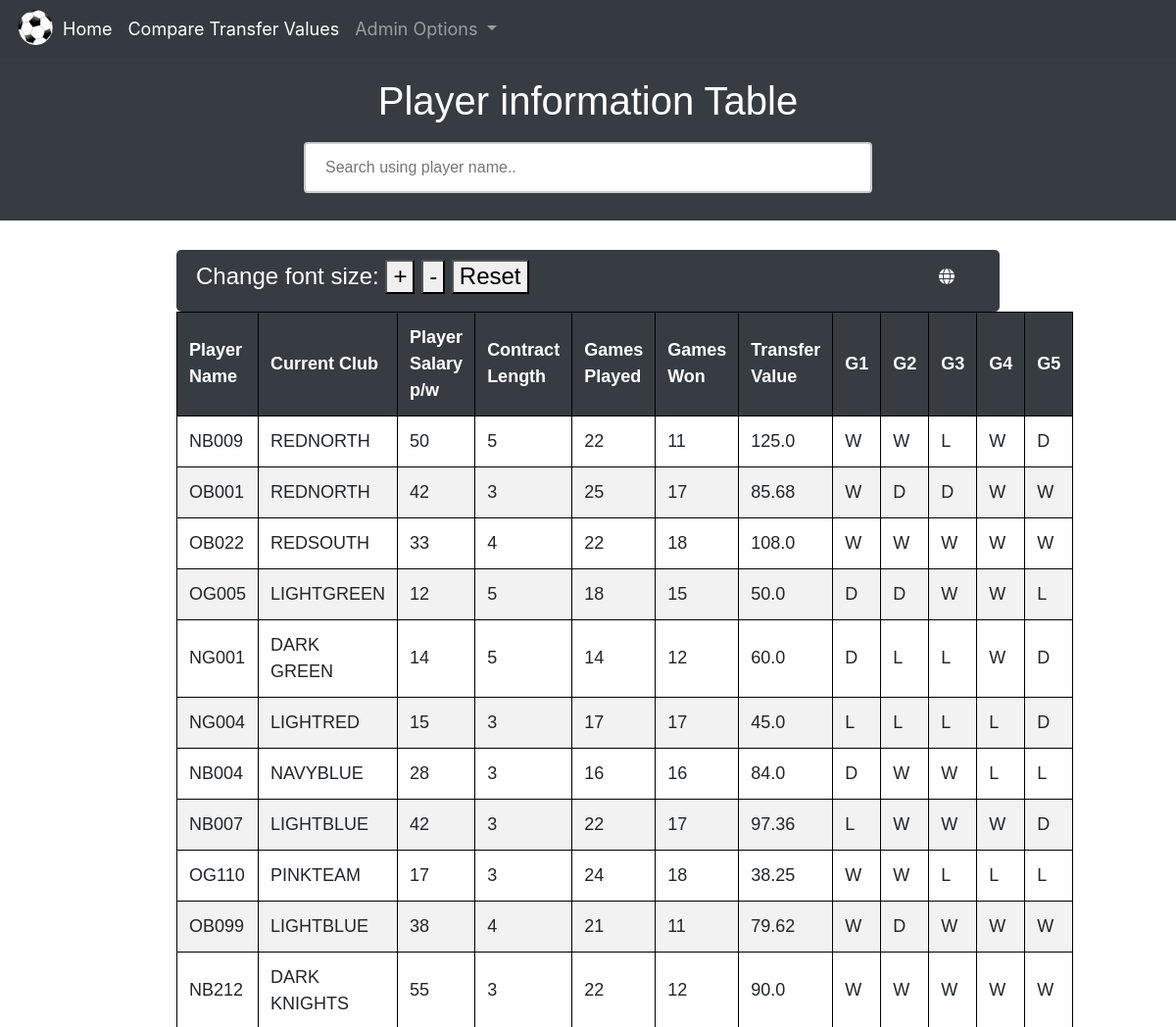
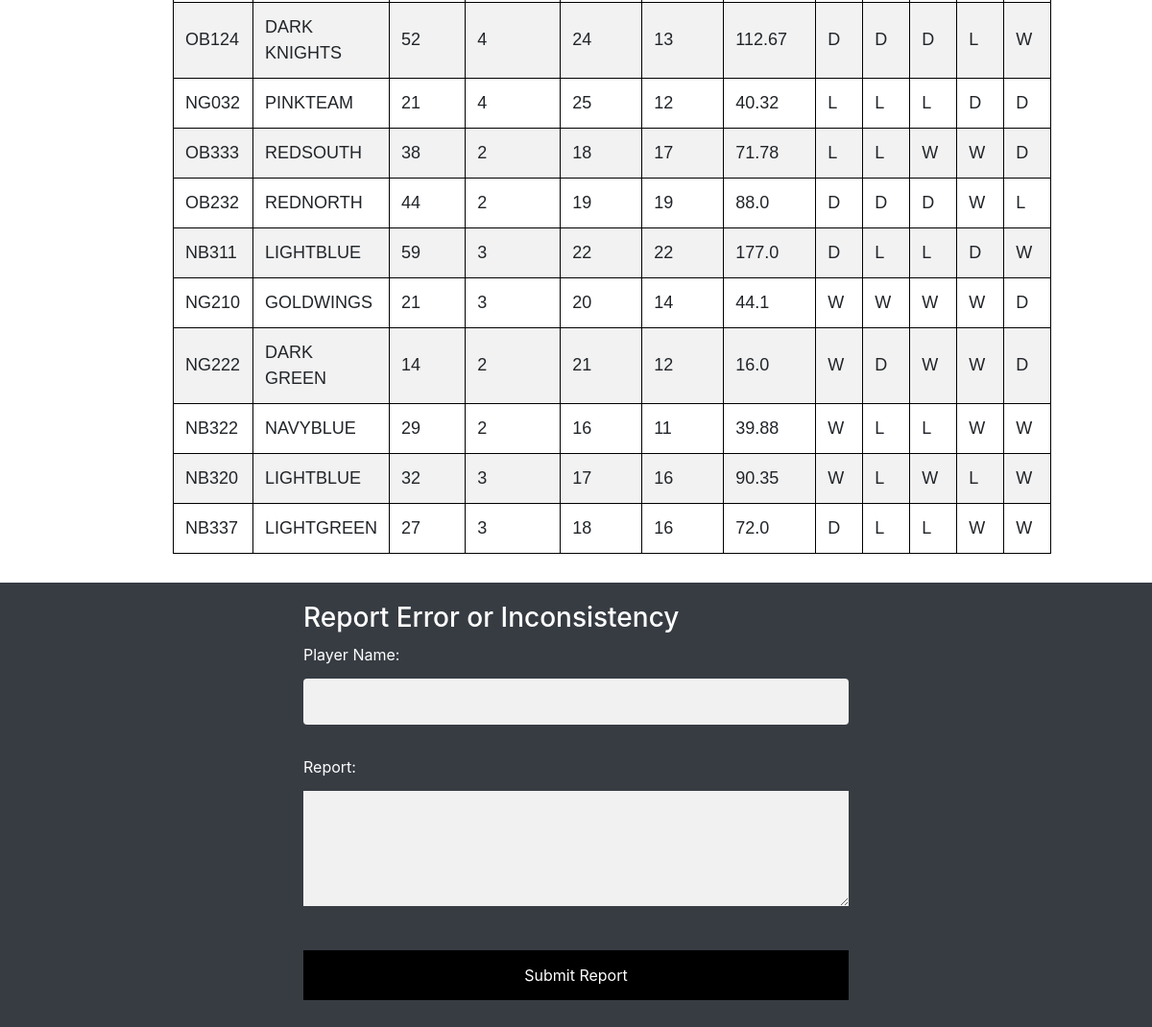
The page /home on the database its author committed (2 pictures, top to bottom).
### tables this page shows
CREATE TABLE transfer_info (
        PLAYER_NAME TEXT, DATE_OF_BIRTH TEXT, GENDER TEXT,
        DATE_SIGNED_UP TEXT, CURRENT_TEAM TEXT, TEAM_LOCATION TEXT,
        TEAM_MANAGER TEXT, WEEKLY_SALARY INT, START_OF_CONTRACT TEXT,
        CONTRACT_DURATION INT, GAMES_PLAYED_THIS_YEAR INT, GAMES_WON INT,
        FG1 INT, FG2 INT, FG3 INT, FG4 INT, FG5 INT);

### app.py (the view)
@app.route('/')
@app.route('/home')
def home():
    db__init__()
    conn = sqlite3.connect('database.db')
    c = conn.cursor()
    c.execute('''SELECT PLAYER_NAME, CURRENT_TEAM, WEEKLY_SALARY, CONTRACT_DURATION, GAMES_PLAYED_THIS_YEAR, GAMES_WON,
                ROUND(WEEKLY_SALARY * CONTRACT_DURATION * CAST(GAMES_WON AS FLOAT) / GAMES_PLAYED_THIS_YEAR, 2) AS TRANSFER_VALUE,
                FG1, FG2, FG3, FG4, FG5 FROM transfer_info''')
    players = c.fetchall()
    conn.commit()
    conn.close()
    return render_template('index.html', players=players)

### templates/index.html (shortened to what this page needs)
{% extends "base.html" %}
{% block content %}
	<link rel="stylesheet" href="https://cdnjs.cloudflare.com/ajax/libs/font-awesome/6.1.0/css/all.min.css" />
	<div class="header">
		<h1>Player information Table</h1>
		<input type="text" id="searchInput" onkeyup="searchPlayer()" placeholder="Search using player name..">
	</div>
<body>
<div class="content">
	<div class="dropdown">
		<button onclick="languageDropdown()" class="dropbtn">
			<i class="fa fa-globe"></i>
		</button>
	</div>
	<div class="font-size-buttons">
		<h4>Change font size:
			<button id="increaseFontSize" title="Increase font size">+</button>
			<button id="decreaseFontSize" title="Decrease font size">-</button>
			<button id="reset" title="Reset font size">Reset</button>
		</h4>
	</div>
	<div class="table-container">
		<table id="playerTable">
			<thead>
				<tr>
					<th>Player Name</th>
					<th>Current Club</th>
					<th>Player Salary p/w</th>
					<th>Contract Length</th>
					<th>Games Played</th>
					<th>Games Won</th>
					<th>Transfer Value</th>
					<th>G1</th>
					<th>G2</th>
					<th>G3</th>
					<th>G4</th>
					<th>G5</th>
				</tr>
			</thead>
			<tbody>
				{% for player in players %}
				<tr>
					<td>{{ player.0 }}</td>
					<td>{{ player.1 }}</td>
					<td>{{ player.2 }}</td>
					<td>{{ player.3 }}</td>
					<td>{{ player.4 }}</td>
					<td>{{ player.5 }}</td>
					<td>{{ player.6 }}</td>
					<td>{{ player.7 }}</td>
					<td>{{ player.8 }}</td>
					<td>{{ player.9 }}</td>
					<td>{{ player.10 }}</td>
					<td>{{ player.11 }}</td>
				</tr>
				{% endfor %}
			</tbody>
		</table>
	</div>
</div>
</body>
{% endblock %}

### static/style.css (style rules this page uses)
.header { background-color: #373c43; color: #fff; padding: 20px; text-align: center; margin-bottom: 30px; font-family: Arial, sans-serif; display: flex; flex-direction: column; align-items: center; justify-content: center; }
.dropbtn { background-color: #373c43; color: white; padding: 16px; font-size: 16px; border: none; cursor: pointer; right:150px; }
.dropdown { float:right; margin-right:30px; }
.font-size-buttons { background-color: #373c43; color: #fff; padding: 10px 20px; border: none; border-radius: 5px; font-size: 16px; cursor: pointer; transition: background-color 0.3s; }
.content { margin: 20px; max-width: 70%; margin: 0 auto; font-family: Arial, sans-serif; }
table { border-collapse: collapse; border: 1px solid #ddd; width: 100%; font-size: 18px; margin: 0 auto; }
th, td { text-align: left; padding: 12px; }
th { background-color: #373c43; color: #fff; }
tr:nth-child(even) { background-color: #f2f2f2; }
table, th, td { border: 1px solid black; }
input[type="text"] { width: 50%; padding: 12px 20px; margin: 8px 0; box-sizing: border-box; border: 2px solid #ccc; border-radius: 4px; margin-top: 10px; }
.table-container { margin: 0 auto; }

### rows shown on the page
transfer_info: PLAYER_NAME "NB009", CURRENT_TEAM "REDNORTH", WEEKLY_SALARY "50", CONTRACT_DURATION "5", GAMES_PLAYED_THIS_YEAR "22", GAMES_WON "11", player "125.0", FG1 "W", FG2 "W", FG3 "L", FG4 "W", FG5 "D"
transfer_info: PLAYER_NAME "OB001", CURRENT_TEAM "REDNORTH", WEEKLY_SALARY "42", CONTRACT_DURATION "3", GAMES_PLAYED_THIS_YEAR "25", GAMES_WON "17", player "85.68", FG1 "W", FG2 "D", FG3 "D", FG4 "W", FG5 "W"
transfer_info: PLAYER_NAME "OB022", CURRENT_TEAM "REDSOUTH", WEEKLY_SALARY "33", CONTRACT_DURATION "4", GAMES_PLAYED_THIS_YEAR "22", GAMES_WON "18", player "108.0", FG1 "W", FG2 "W", FG3 "W", FG4 "W", FG5 "W"
transfer_info: PLAYER_NAME "OG005", CURRENT_TEAM "LIGHTGREEN", WEEKLY_SALARY "12", CONTRACT_DURATION "5", GAMES_PLAYED_THIS_YEAR "18", GAMES_WON "15", player "50.0", FG1 "D", FG2 "D", FG3 "W", FG4 "W", FG5 "L"
transfer_info: PLAYER_NAME "NG001", CURRENT_TEAM "DARK GREEN", WEEKLY_SALARY "14", CONTRACT_DURATION "5", GAMES_PLAYED_THIS_YEAR "14", GAMES_WON "12", player "60.0", FG1 "D", FG2 "L", FG3 "L", FG4 "W", FG5 "D"
transfer_info: PLAYER_NAME "NG004", CURRENT_TEAM "LIGHTRED", WEEKLY_SALARY "15", CONTRACT_DURATION "3", GAMES_PLAYED_THIS_YEAR "17", GAMES_WON "17", player "45.0", FG1 "L", FG2 "L", FG3 "L", FG4 "L", FG5 "D"
transfer_info: PLAYER_NAME "NB004", CURRENT_TEAM "NAVYBLUE", WEEKLY_SALARY "28", CONTRACT_DURATION "3", GAMES_PLAYED_THIS_YEAR "16", GAMES_WON "16", player "84.0", FG1 "D", FG2 "W", FG3 "W", FG4 "L", FG5 "L"
transfer_info: PLAYER_NAME "NB007", CURRENT_TEAM "LIGHTBLUE", WEEKLY_SALARY "42", CONTRACT_DURATION "3", GAMES_PLAYED_THIS_YEAR "22", GAMES_WON "17", player "97.36", FG1 "L", FG2 "W", FG3 "W", FG4 "W", FG5 "D"
transfer_info: PLAYER_NAME "OG110", CURRENT_TEAM "PINKTEAM", WEEKLY_SALARY "17", CONTRACT_DURATION "3", GAMES_PLAYED_THIS_YEAR "24", GAMES_WON "18", player "38.25", FG1 "W", FG2 "W", FG3 "L", FG4 "L", FG5 "L"
transfer_info: PLAYER_NAME "OB099", CURRENT_TEAM "LIGHTBLUE", WEEKLY_SALARY "38", CONTRACT_DURATION "4", GAMES_PLAYED_THIS_YEAR "21", GAMES_WON "11", player "79.62", FG1 "W", FG2 "D", FG3 "W", FG4 "W", FG5 "W"
transfer_info: PLAYER_NAME "NB212", CURRENT_TEAM "DARK KNIGHTS", WEEKLY_SALARY "55", CONTRACT_DURATION "3", GAMES_PLAYED_THIS_YEAR "22", GAMES_WON "12", player "90.0", FG1 "W", FG2 "W", FG3 "W", FG4 "W", FG5 "W"
transfer_info: PLAYER_NAME "OB124", CURRENT_TEAM "DARK KNIGHTS", WEEKLY_SALARY "52", CONTRACT_DURATION "4", GAMES_PLAYED_THIS_YEAR "24", GAMES_WON "13", player "112.67", FG1 "D", FG2 "D", FG3 "D", FG4 "L", FG5 "W"
transfer_info: PLAYER_NAME "NG032", CURRENT_TEAM "PINKTEAM", WEEKLY_SALARY "21", CONTRACT_DURATION "4", GAMES_PLAYED_THIS_YEAR "25", GAMES_WON "12", player "40.32", FG1 "L", FG2 "L", FG3 "L", FG4 "D", FG5 "D"
transfer_info: PLAYER_NAME "OB333", CURRENT_TEAM "REDSOUTH", WEEKLY_SALARY "38", CONTRACT_DURATION "2", GAMES_PLAYED_THIS_YEAR "18", GAMES_WON "17", player "71.78", FG1 "L", FG2 "L", FG3 "W", FG4 "W", FG5 "D"
transfer_info: PLAYER_NAME "OB232", CURRENT_TEAM "REDNORTH", WEEKLY_SALARY "44", CONTRACT_DURATION "2", GAMES_PLAYED_THIS_YEAR "19", GAMES_WON "19", player "88.0", FG1 "D", FG2 "D", FG3 "D", FG4 "W", FG5 "L"
transfer_info: PLAYER_NAME "NB311", CURRENT_TEAM "LIGHTBLUE", WEEKLY_SALARY "59", CONTRACT_DURATION "3", GAMES_PLAYED_THIS_YEAR "22", GAMES_WON "22", player "177.0", FG1 "D", FG2 "L", FG3 "L", FG4 "D", FG5 "W"
transfer_info: PLAYER_NAME "NG210", CURRENT_TEAM "GOLDWINGS", WEEKLY_SALARY "21", CONTRACT_DURATION "3", GAMES_PLAYED_THIS_YEAR "20", GAMES_WON "14", player "44.1", FG1 "W", FG2 "W", FG3 "W", FG4 "W", FG5 "D"
transfer_info: PLAYER_NAME "NG222", CURRENT_TEAM "DARK GREEN", WEEKLY_SALARY "14", CONTRACT_DURATION "2", GAMES_PLAYED_THIS_YEAR "21", GAMES_WON "12", player "16.0", FG1 "W", FG2 "D", FG3 "W", FG4 "W", FG5 "D"
transfer_info: PLAYER_NAME "NB322", CURRENT_TEAM "NAVYBLUE", WEEKLY_SALARY "29", CONTRACT_DURATION "2", GAMES_PLAYED_THIS_YEAR "16", GAMES_WON "11", player "39.88", FG1 "W", FG2 "L", FG3 "L", FG4 "W", FG5 "W"
transfer_info: PLAYER_NAME "NB320", CURRENT_TEAM "LIGHTBLUE", WEEKLY_SALARY "32", CONTRACT_DURATION "3", GAMES_PLAYED_THIS_YEAR "17", GAMES_WON "16", player "90.35", FG1 "W", FG2 "L", FG3 "W", FG4 "L", FG5 "W"
transfer_info: PLAYER_NAME "NB337", CURRENT_TEAM "LIGHTGREEN", WEEKLY_SALARY "27", CONTRACT_DURATION "3", GAMES_PLAYED_THIS_YEAR "18", GAMES_WON "16", player "72.0", FG1 "D", FG2 "L", FG3 "L", FG4 "W", FG5 "W"
